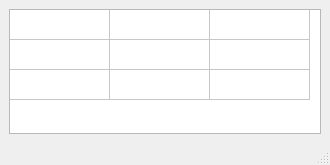
<?xml version="1.0" encoding="UTF-8"?>
<ui version="4.0">
 <class>MainWindow</class>
 <widget class="QMainWindow" name="MainWindow">
  <property name="geometry">
   <rect>
    <x>0</x>
    <y>0</y>
    <width>330</width>
    <height>165</height>
   </rect>
  </property>
  <property name="windowTitle">
   <string>MainWindow</string>
  </property>
  <widget class="QWidget" name="centralwidget">
   <layout class="QHBoxLayout" name="horizontalLayout">
    <item>
     <widget class="QTableWidget" name="tableWidget">
      <property name="rowCount">
       <number>3</number>
      </property>
      <property name="columnCount">
       <number>3</number>
      </property>
      <attribute name="horizontalHeaderVisible">
       <bool>false</bool>
      </attribute>
      <attribute name="verticalHeaderVisible">
       <bool>false</bool>
      </attribute>
      <row/>
      <row/>
      <row/>
      <column/>
      <column/>
      <column/>
     </widget>
    </item>
   </layout>
  </widget>
  <widget class="QMenuBar" name="menubar">
   <property name="geometry">
    <rect>
     <x>0</x>
     <y>0</y>
     <width>330</width>
     <height>21</height>
    </rect>
   </property>
  </widget>
  <widget class="QStatusBar" name="statusbar"/>
 </widget>
 <resources/>
 <connections/>
</ui>
